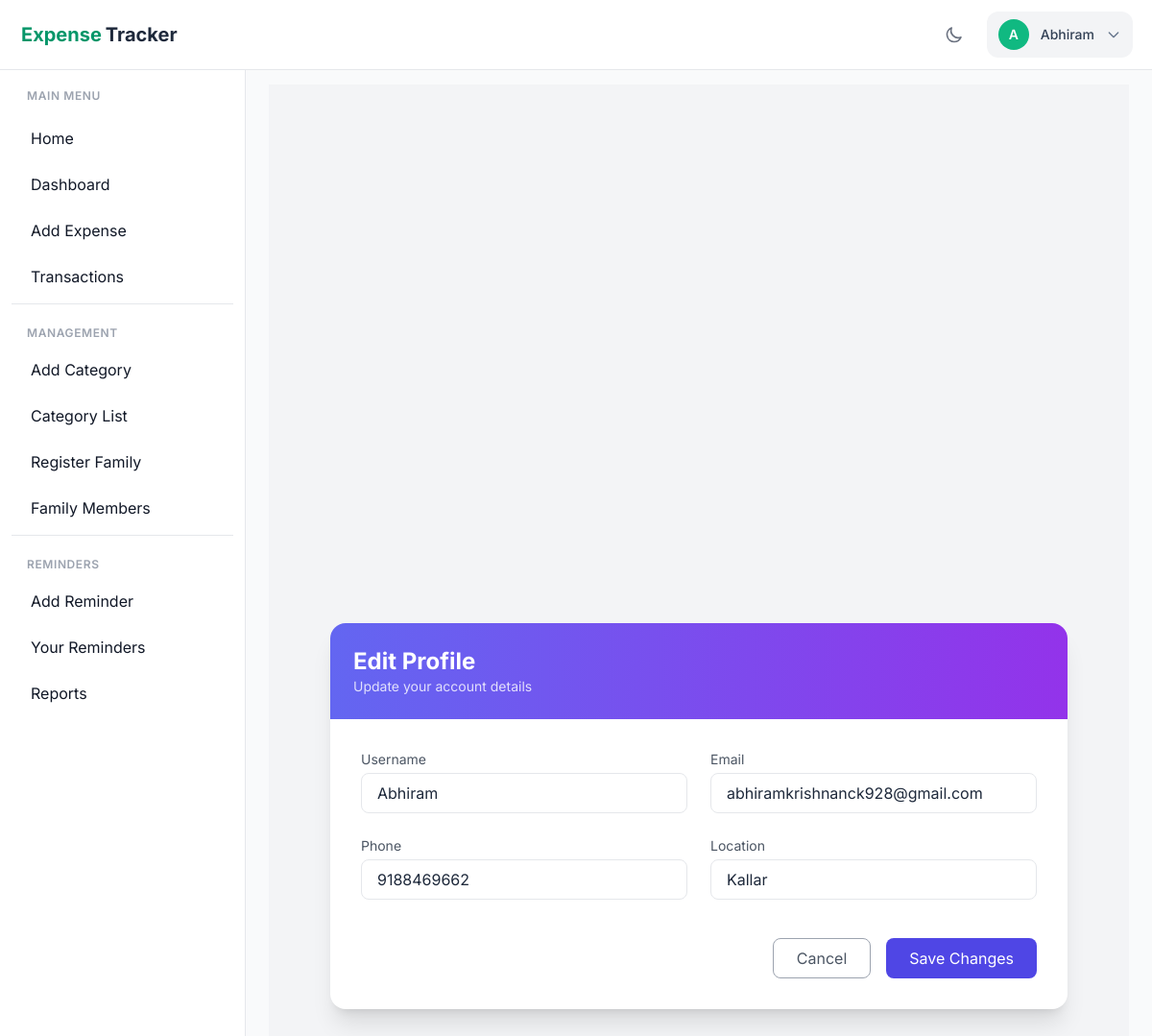
The app's page /edit-profile/ (signed in) with its own data.
### user/models.py (models this page shows)
class Registration(models.Model):
    ROLE_CHOICES = (
        ('user', 'User'),
        ('family', 'Family Member'),
    )
    username = models.CharField(max_length=100, unique=True)
    password = models.CharField(max_length=100)
    email_id = models.EmailField(unique=True)
    phn_no = models.CharField(max_length=15)
    location = models.CharField(max_length=100)
    role = models.CharField(max_length=10, choices=ROLE_CHOICES)
    parent = models.ForeignKey(
        "self",
        null=True,
        blank=True,
        on_delete=models.CASCADE,
        related_name="family_members"
    )
    otp = models.CharField(max_length=6, blank=True, null=True)

### user/views.py (the view, shortened to what this page needs)
# urls.py: path("edit-profile/", views.edit_profile, name="edit_profile"),
def edit_profile(request):
    logged_username = request.session.get('username')
    print("Logged-in username:", logged_username)
    if not logged_username:
        return HttpResponse("No user logged in", status=401)
    user = get_object_or_404(Registration, username=logged_username)
    role = user.role
    profile = Registration.objects.filter(
        username=logged_username
    ).first()
    return render(request, "edit_profile.html", {
        "profile": profile
    })

### user/templates/edit_profile.html (shortened to what this page needs)
{% extends "base_dashboard.html" %}
{% block content %}
<div class="min-h-screen bg-gray-100 flex items-center justify-center p-6">
    <div class="bg-white shadow-xl rounded-2xl w-full max-w-3xl overflow-hidden">
        <div class="bg-gradient-to-r from-indigo-500 to-purple-600 p-6 text-white">
            <h2 class="text-2xl font-bold">Edit Profile</h2>
            <p class="text-sm opacity-80">Update your account details</p>
        </div>
        <form method="POST" class="p-8 grid md:grid-cols-2 gap-6">
            <div>
                <label class="block text-gray-600 text-sm mb-1">Username</label>
                <input type="text" name="username" value="{{ profile.username }}"
                    class="w-full border rounded-lg px-4 py-2 focus:ring-2 focus:ring-indigo-400 focus:outline-none">
            </div>
            <div>
                <label class="block text-gray-600 text-sm mb-1">Email</label>
                <input type="email" name="email" value="{{ profile.email_id }}"
                    class="w-full border rounded-lg px-4 py-2 focus:ring-2 focus:ring-indigo-400 focus:outline-none">
            </div>
            <div>
                <label class="block text-gray-600 text-sm mb-1">Phone</label>
                <input type="text" name="phone" value="{{ profile.phn_no }}"
                    class="w-full border rounded-lg px-4 py-2 focus:ring-2 focus:ring-indigo-400 focus:outline-none">
            </div>
            <div>
                <label class="block text-gray-600 text-sm mb-1">Location</label>
                <input type="text" name="location" value="{{ profile.location }}"
                    class="w-full border rounded-lg px-4 py-2 focus:ring-2 focus:ring-indigo-400 focus:outline-none">
            </div>
            <div class="md:col-span-2 flex justify-end gap-4 mt-4">
                <a href="{% url 'profile' %}"
                   class="px-6 py-2 rounded-lg border border-gray-400 text-gray-600 hover:bg-gray-100">
                   Cancel
                </a>
                <button type="submit"
                    class="px-6 py-2 rounded-lg bg-indigo-600 text-white hover:bg-indigo-700 transition">
                    Save Changes
                </button>
            </div>
        </form>
    </div>
</div>
{% endblock %}

### user/templates/base_dashboard.html (shortened to what this page needs)
{% load static %}
<!DOCTYPE html>
<html lang="en">
<head>
     <script src="https://cdn.tailwindcss.com"></script>
</head>
<body class="bg-gray-50 text-slate-800 dark:bg-slate-900 dark:text-slate-100 transition-colors duration-300">
    <nav
        class="fixed top-0 z-50 w-full bg-white border-b border-gray-200 dark:bg-slate-800 dark:border-slate-700 transition-colors duration-300">
        <div class="px-3 py-3 lg:px-5 lg:pl-3">
            <div class="flex items-center justify-between">
                <div class="flex items-center justify-start">
                    <a href="{% url 'UserHome_page' %}" class="text-xl font-bold flex items-center lg:ml-2.5">
                        <span
                            class="self-center whitespace-nowrap text-emerald-600 dark:text-emerald-400">Expense</span>
                        <span class="self-center whitespace-nowrap text-slate-800 dark:text-white ml-1">Tracker</span>
                    </a>
                </div>
                <div class="flex items-center space-x-4 ml-auto">
                    <button
                        class="theme-toggle-btn p-2 rounded-lg text-gray-500 hover:bg-gray-100 dark:text-gray-400 dark:hover:bg-slate-700 transition-colors">
                        <svg class="w-5 h-5 block dark:hidden" fill="none" stroke="currentColor" viewBox="0 0 24 24">
                            <path stroke-linecap="round" stroke-linejoin="round" stroke-width="2"
                                d="M20.354 15.354A9 9 0 018.646 3.646 9.003 9.003 0 0012 21a9.003 9.003 0 008.354-5.646z">
                            </path>
                        </svg>
                    </button>
<div class="relative group">
    <button
        class="flex items-center gap-3 px-3 py-2 bg-gray-100 dark:bg-slate-700 rounded-xl hover:bg-gray-200 dark:hover:bg-slate-600 transition-all">
        <div
            class="w-8 h-8 bg-emerald-500 text-white rounded-full flex items-center justify-center font-semibold text-sm">
            {{ request.session.username|slice:":1"|upper }}
        </div>
        <span class="text-sm font-medium text-slate-700 dark:text-slate-300 hidden sm:block">
            {{ request.session.username }}
        </span>
        <svg class="w-4 h-4 text-slate-500" fill="none" stroke="currentColor"
            viewBox="0 0 24 24">
            <path stroke-linecap="round" stroke-linejoin="round" stroke-width="2"
                d="M19 9l-7 7-7-7"></path>
        </svg>
    </button>
</div>
                </div>
            </div>
        </div>
    </nav>
    {% include 'sidebar.html' %}
    <div class="flex flex-col min-h-screen pt-16 lg:ml-64 transition-all duration-300">
        <main class="flex-1 p-6 overflow-y-auto">
            {% block content %}{% endblock %}
        </main>
    </div>
</body>
</html>

### user/templates/base_dashboard.html (style rules this page uses)
body { font-family: 'Inter', sans-serif; }

### records on screen
Registration: session.username "Abhiram", username "Abhiram", email "abhiramkrishnanck928@gmail.com", phone "9188469662", location "Kallar"

### other values on screen
{{ request.session.username|slice:":1"|upper }} "A"
